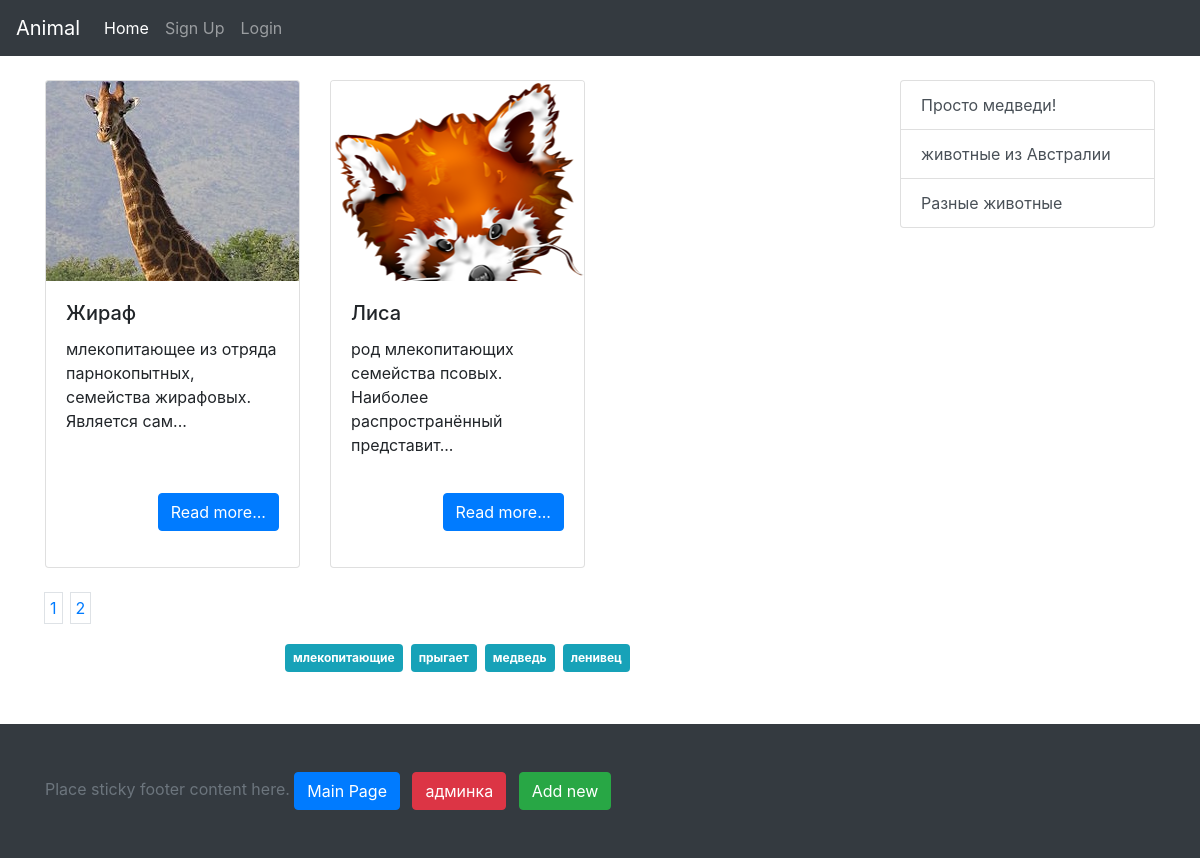
/tag.php?tag=млекопитающие&offset=1, run on the app's committed database.
### tables this page shows
CREATE TABLE `info` (
  `id` int(11) NOT NULL,
  `title` varchar(255) NOT NULL,
  `category` int(11) NOT NULL,
  `descr_min` text NOT NULL,
  `description` text NOT NULL,
  `image` varchar(500) DEFAULT NULL
);

CREATE TABLE `category` (
  `id` int(11) NOT NULL,
  `category` varchar(255) NOT NULL,
  `slug` varchar(255) NOT NULL,
  `image` text NOT NULL,
  `description` text NOT NULL
);

### core/function.php (called while the page is built, shortened)
<?php
function paginationCountTag($conn){
    $sql = "SELECT post, tag FROM tag WHERE tag='".$_GET['tag']."'";
    $result = mysqli_query($conn, $sql);
    $result = mysqli_num_rows($result);
    return ceil($result/3);
}
function getAllTags($conn){
    $sql = "SELECT DISTINCT(tag) FROM tag";
    $result = mysqli_query($conn, $sql);
    $a = array();
    if (mysqli_num_rows($result) > 0) {
        while($row = mysqli_fetch_assoc($result)) {
            $a[] = $row['tag'];
        }
    }
    return $a;
}
function getPostFromTag($conn){
    $offset = 0;
    if (isset($_GET['offset']) AND trim($_GET['offset'])!=''){
        $offset = trim($_GET['offset']);
    }
    $sql = "SELECT post FROM tag WHERE tag='".$_GET['tag']."' ORDER BY post DESC LIMIT 3 OFFSET ".$offset*3;
    $result = mysqli_query($conn, $sql);
    $a = array();
    if (mysqli_num_rows($result) > 0) {
        while($row = mysqli_fetch_assoc($result)) {
            $a[] = $row['post'];
        }
    }
    $sql = "SELECT * FROM info WHERE id in (".join(",", $a).")";
    $result = mysqli_query($conn, $sql);
    $a = array();
    if (mysqli_num_rows($result) > 0) {
        while($row = mysqli_fetch_assoc($result)) {
            $a[] = $row;
        }
    }
    return array_reverse($a);
}
function getAllCatInfo($conn){
    $sql = "SELECT * FROM category";
    $result = mysqli_query($conn, $sql);
    $a = array();
    if (mysqli_num_rows($result) > 0) {
        while($row = mysqli_fetch_assoc($result)) {
            $a[] = $row;
        }
    }
    return $a;
}
?>

### template/include.php (called while the page is built, shortened)
<?php
	require_once 'core/function.php';
	$conn = connect();
	$cat = getAllCatInfo($conn);
?>

### tag.php (the view, shortened to what this page needs)
<?php require_once 'template/include.php'; ?>
<?php
require_once('template/header.php');
$data = getPostFromTag($conn);
$tag = getAllTags($conn);
$countPageTag = paginationCountTag($conn);
$currentTag = $_GET['tag'];
?>
<div class="container">
  <div class="row">
    <div class="col-lg-9">
        <div class="row">
            <?php
            $out = '';
            for ($i=0; $i < count($data); $i++){
                $data_short = mb_strimwidth($data[$i]['descr_min'], 0, 75, '...');
                $out .='<div class="col-lg-4 col-md-6">';
                $out .='<div class="card">';
                $out .="<div style='background-image: url(/images/{$data[$i]['image']});' class='card-img-top'></div>";
                $out .='<div class="card-body">';
                $out .="<h5 class='card-title'>{$data[$i]['title']}</h5>";
                $out .="<p class='card-text'>{$data_short}</p>";
                $out .='<p class="text-right"><a href="/arcticle.php?id='.$data[$i]['id'].'" class="btn btn-primary">Read more...</a></p>';
                $out .='</div>';
                $out .='</div>';
                $out .='</div>';
            }
            echo $out;
            ?>
        </div>
		    <div class="row">
		        <div class="col-lg-12 text-center">
		            <nav class="mt-4">
		                <ul class="pagination">
		                    <?php
								for ($i=0; $i < $countPageTag; $i++){
								$j = $i+1;
								echo "<a href='/tag.php?tag={$currentTag}&offset={$i}' style='padding: 5px;' class='page-link mr-2'>{$j}</a>";
								}
		                    ?>
		                </ul>
		            </nav>
		        </div>
		    </div>
        <div class="row">
            <div class="col-lg-12 text-center">
                <?php
                    for ($i=0; $i < count($tag); $i++){
                        echo "<a href='/tag.php?tag={$tag[$i]}' style='padding: 5px;' class='badge badge-info p-2 m-1'>{$tag[$i]}</a>";
                    }
                ?>
            </div>
        </div>
    </div>
    <div class="col-lg-3">
        <?php require_once('template/nav.php'); ?>
    </div>
    </div>
</div>
<?php require_once('template/footer.php');?>

### template/nav.php
<?php
    $out = '<div class="list-group">';
    for ($i=0; $i < count($cat); $i++){
        $out .='<a class="list-group-item list-group-item-action" href="/cat/'.$cat[$i]['id'].'">';
        $out .= $cat[$i]['description'].'</a>';
    }
    echo $out;
    echo '</div>';
?>

### css/style.css (style rules this page uses)
html, body { height: 100%; }
.card-img-top { width: 100%; height: 200px; background-position: center top; background-repeat: no-repeat; }
.card-text { height: 140px; }

### data on the page
info: image (picture), title "Жираф", descr_min "млекопитающее из отряда парнокопытных, семейства жирафовых. Является сам..."
info: image (picture), title "Лиса", descr_min "род млекопитающих семейства псовых. Наиболее распространённый представит..."
category: description "Просто медведи!"
category: description "животные из Австралии"
category: description "Разные животные"

### other printed values
$j "1"
$j "2"
$tag[$i] "млекопитающие"
$tag[$i] "прыгает"
$tag[$i] "медведь"
$tag[$i] "ленивец"
